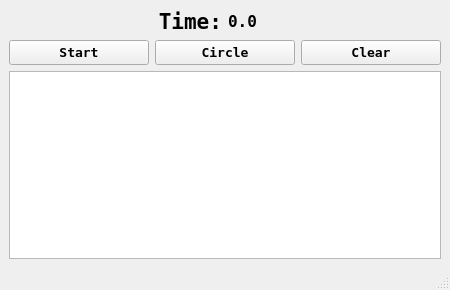
<?xml version="1.0" encoding="UTF-8"?>
<ui version="4.0">
 <class>MainWindow</class>
 <widget class="QMainWindow" name="MainWindow">
  <property name="geometry">
   <rect>
    <x>0</x>
    <y>0</y>
    <width>450</width>
    <height>290</height>
   </rect>
  </property>
  <property name="font">
   <font>
    <family>Terminal</family>
    <bold>true</bold>
   </font>
  </property>
  <property name="windowTitle">
   <string>Stopwatch</string>
  </property>
  <widget class="QWidget" name="centralwidget">
   <layout class="QVBoxLayout" name="verticalLayout_2">
    <item>
     <layout class="QVBoxLayout" name="lo_general">
      <item>
       <layout class="QHBoxLayout" name="lo_labels">
        <item>
         <widget class="QLabel" name="lb_time">
          <property name="font">
           <font>
            <family>Terminal</family>
            <pointsize>16</pointsize>
            <bold>true</bold>
           </font>
          </property>
          <property name="text">
           <string>Time:</string>
          </property>
          <property name="alignment">
           <set>Qt::AlignRight|Qt::AlignTrailing|Qt::AlignVCenter</set>
          </property>
         </widget>
        </item>
        <item>
         <widget class="QLabel" name="lb_timedigits">
          <property name="font">
           <font>
            <family>Terminal</family>
            <pointsize>12</pointsize>
            <bold>true</bold>
           </font>
          </property>
          <property name="text">
           <string>0.0</string>
          </property>
          <property name="alignment">
           <set>Qt::AlignLeading|Qt::AlignLeft|Qt::AlignVCenter</set>
          </property>
         </widget>
        </item>
       </layout>
      </item>
      <item>
       <layout class="QHBoxLayout" name="lo_buttons">
        <item>
         <widget class="QPushButton" name="pb_start_stop">
          <property name="font">
           <font>
            <family>Terminal</family>
            <pointsize>10</pointsize>
            <bold>true</bold>
           </font>
          </property>
          <property name="text">
           <string>Start</string>
          </property>
          <property name="checkable">
           <bool>true</bool>
          </property>
         </widget>
        </item>
        <item>
         <widget class="QPushButton" name="pb_circle">
          <property name="sizePolicy">
           <sizepolicy hsizetype="Preferred" vsizetype="Fixed">
            <horstretch>0</horstretch>
            <verstretch>0</verstretch>
           </sizepolicy>
          </property>
          <property name="font">
           <font>
            <family>Terminal</family>
            <pointsize>10</pointsize>
            <bold>true</bold>
           </font>
          </property>
          <property name="text">
           <string>Circle</string>
          </property>
         </widget>
        </item>
        <item>
         <widget class="QPushButton" name="pb_clear">
          <property name="font">
           <font>
            <family>Terminal</family>
            <pointsize>10</pointsize>
            <bold>true</bold>
           </font>
          </property>
          <property name="text">
           <string>Clear</string>
          </property>
         </widget>
        </item>
       </layout>
      </item>
      <item>
       <widget class="QPlainTextEdit" name="pte_circles">
        <property name="sizePolicy">
         <sizepolicy hsizetype="Expanding" vsizetype="Expanding">
          <horstretch>0</horstretch>
          <verstretch>0</verstretch>
         </sizepolicy>
        </property>
        <property name="font">
         <font>
          <family>Terminal</family>
          <pointsize>12</pointsize>
          <bold>true</bold>
         </font>
        </property>
       </widget>
      </item>
     </layout>
    </item>
   </layout>
  </widget>
  <widget class="QMenuBar" name="menubar">
   <property name="geometry">
    <rect>
     <x>0</x>
     <y>0</y>
     <width>450</width>
     <height>13</height>
    </rect>
   </property>
  </widget>
  <widget class="QStatusBar" name="statusbar"/>
 </widget>
 <resources/>
 <connections/>
</ui>
